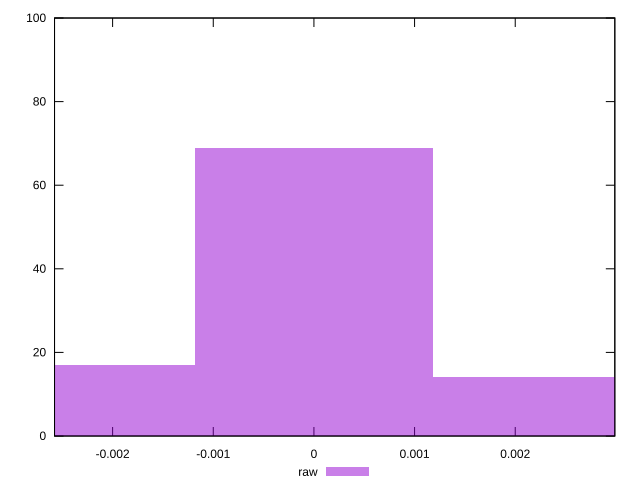

gnuplot code for this plot:
reset

$raw <<EOF
0 69
-0.0023703401422419577 17
0.0023703401422419577 14
EOF

set key outside below
set boxwidth 0.0023703401422419577
set xrange [-0.002577029739924237:0.002989477537861069]
set yrange [0:100]
set trange [0:100]
set style fill transparent solid 0.5 noborder
set terminal svg size 640, 490 enhanced background rgb 'white'
set output "reports/report_00028_2021-02-24T12-49-42.674Z/meta/pScore-difference/samples/agenda/raw/histogram.svg"

plot $raw title "raw" with boxes

reset
